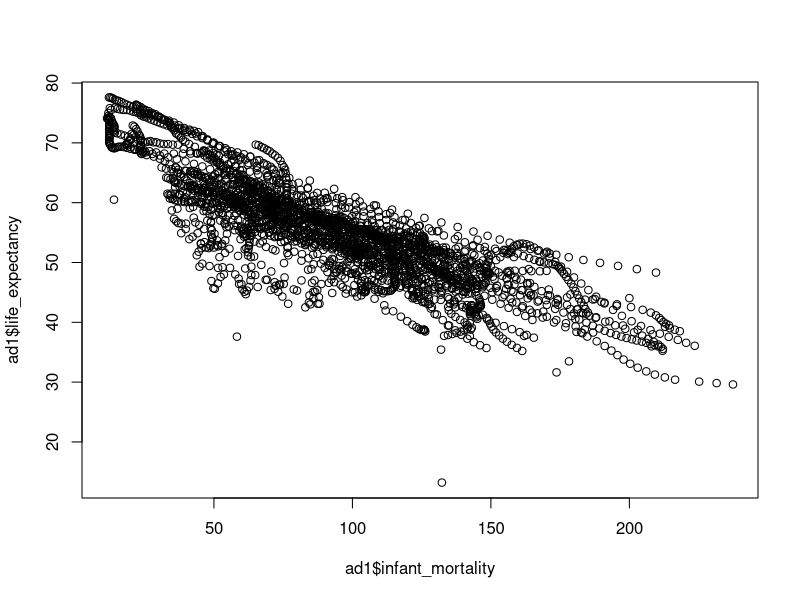
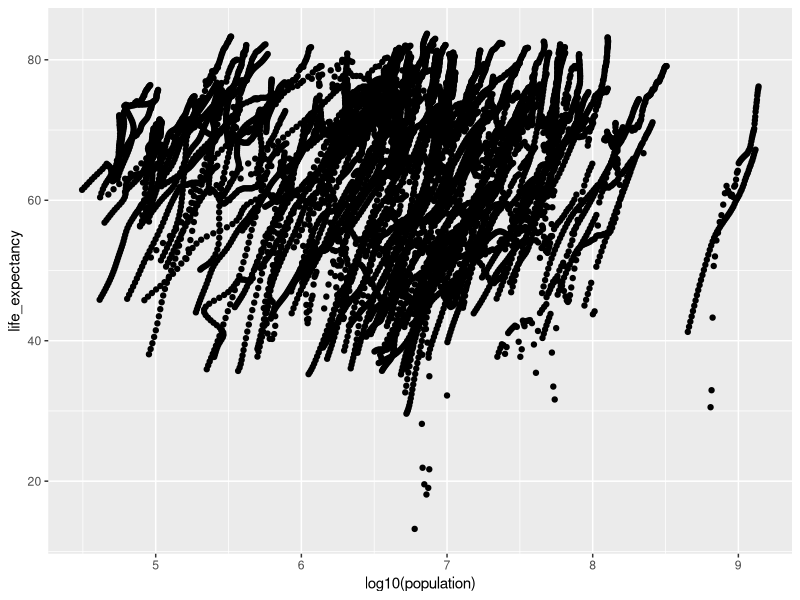
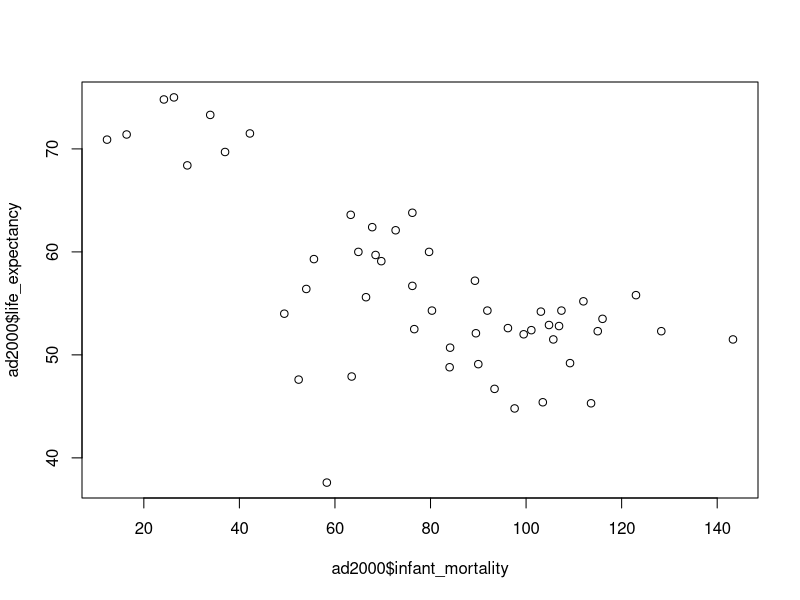
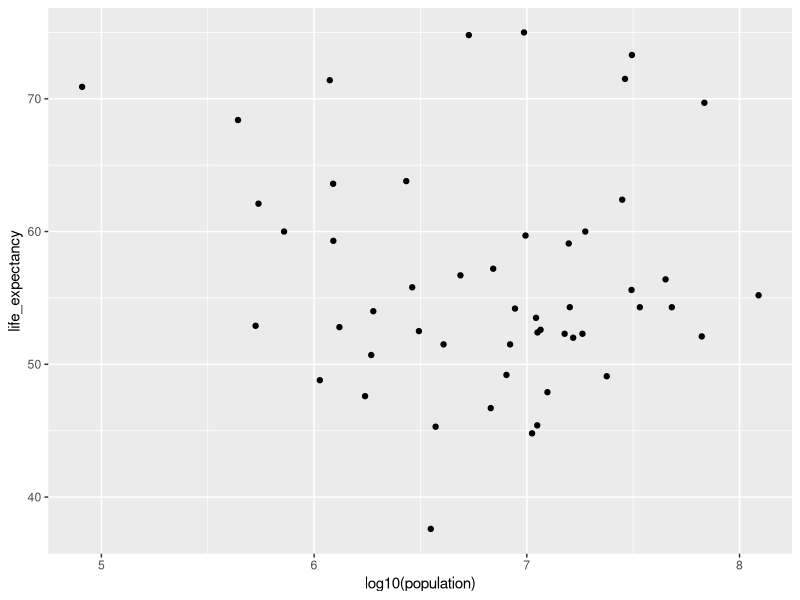

The R script that drew these images, in order: (Note: this script raises an error after producing the figures.)
## ---- chunk 1
#installed and calling dslabs, tidyverse
library(dslabs)
library(tidyverse)
library(ggplot2)

#open help page for gapminder data and explore the data structure, class, and contents
help(gapminder) #help page
str(gapminder) #structure
summary(gapminder) #contents
class(gapminder) #class

gapminder
## ---- chunk 2
#filtering gapminder data to include only Africa
africadata = dplyr::filter(gapminder, continent == "Africa")
str(africadata) #explore structure
summary(africadata) #explore filtered data
## ---- chunk 3
#selection of variables from africadata
ad1 = dplyr::select(africadata, infant_mortality, life_expectancy) #selecting infant_mortality and #life expectancy

ad2 = dplyr::select(africadata, population, life_expectancy) #selecting pop and life expectancy

#exploring structure and data contents for each new data set
str(ad1) #structure for ad1
str(ad2) #structure for ad2
summary(ad1) #content summary for ad1
summary(ad2) #content summary for ad2
## ---- chunk 4
plot(ad1$infant_mortality, ad1$life_expectancy)
#plot(ad2$population, ad2$life_expectancy)

plot2 = ggplot(gapminder, aes(log10(population), life_expectancy)) + geom_point()
plot2
## ---- chunk 5
#filter and select null infant mortality years in africa data
adna <- africadata %>% dplyr::filter(is.na(infant_mortality)) %>% dplyr::select(year)
adna$year #print all years with null infant mortality

#filtering to only the year 2000
ad2000 <- africadata %>% dplyr::filter(year == 2000)
summary(ad2000) #summary of contents
str(ad2000) #structure
## ---- chunk 6
#plotting infant mortality by life expectancy for year 2000
plot(ad2000$infant_mortality, ad2000$life_expectancy)
#plotting life population by life expectancy for year 2000 on population axis scaled by log10
plot3 = ggplot(ad2000, aes(log10(population), life_expectancy)) + geom_point()
plot3 #print plot
## ---- chunk 7
#life_expectancy~infant_mortality model fit for year 2000
inf_le_fit = lm(life_expectancy~infant_mortality, data = ad2000, )
##life_expectancy~population model fit for year 2000
pop_le_fit = lm(life_expectancy~population, data = ad2000)

summary(inf_le_fit)
summary(pop_le_fit)
## ---- chunk 8
regression = lm(african_mortality$life_expectancy ~ african_mortality$population)
rsq <- function(x, y) summary(lm(african_mortality$life_expectancy ~ african_mortality$population))$r.squared
r_square = round(rsq(obs, mod), 3)

coeff = round(summary(regression)$coefficients[2],9)
y_int = round(summary(regression)$coefficients[1],3)
plot(
  african_mortality$population,
  african_mortality$life_expectancy,
  main='African Life Expectancy \n Population Effect',
  xlab='Population',
  ylab='Life Expectancy',
  col='pink', 
  bg='purple', 
  pch = 21,
)
